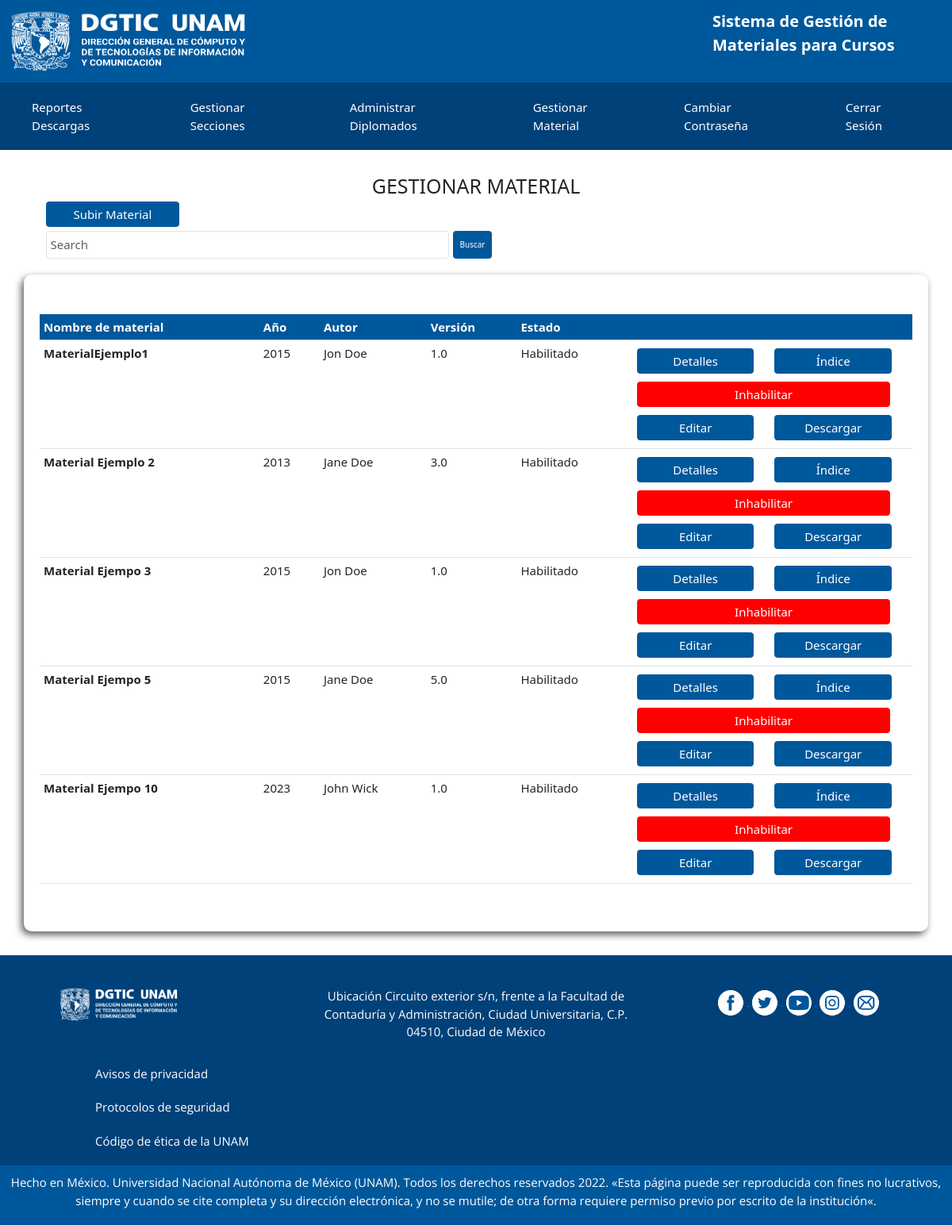
/view/editor/editor-manage-material.php (signed in), run on the app's committed database.
### tables this page shows
CREATE TABLE `material` (
  `Material_Id` int(11) NOT NULL,
  `MaterialNombre` varchar(255) NOT NULL,
  `MaterialEstado` tinyint(1) NOT NULL DEFAULT 1,
  `MaterialISBN` varchar(100) DEFAULT NULL,
  `MaterialTiraje` int(11) DEFAULT NULL,
  `MaterialAutor` varchar(100) NOT NULL,
  `MaterialVersion` varchar(50) NOT NULL,
  `MaterialEdicion` int(11) DEFAULT NULL,
  `MaterialPaginas` int(11) DEFAULT NULL,
  `Area_Id` int(11) NOT NULL,
  `MaterialPDF` varchar(255) NOT NULL,
  `MaterialIndice` varchar(255) NOT NULL
);

### models/Qselect/select-material.php (called while the page is built, shortened)
<?php
    class SelectMaterials{
        public $connection;
        public function __construct()
        {
            $this -> connection = new Conexion();
        }
        public function getMaterials(){
            try {
                $connect = $this->connection -> conectar();
                $connect->setAttribute(PDO::ATTR_ERRMODE, PDO::ERRMODE_EXCEPTION);
                $query = "SELECT Material_Id, MaterialNombre, MaterialEstado, MaterialISBN, MaterialTiraje, MaterialAutor, MaterialVersion, MaterialEdicion, MaterialPaginas, MaterialPDF, MaterialIndice, secciones.SeccionNombre, area.AreaNombre FROM material JOIN area ON material.Area_Id=area.Area_Id JOIN secciones ON area.Seccion_Id=secciones.Seccion_Id WHERE MaterialEstado = True;";
                $queryP = $connect -> prepare($query);
                $queryP -> execute();
                $resultado = $queryP->fetchAll(PDO::FETCH_ASSOC);
            } catch (PDOException $ex) {
                echo 'Error: ' .$ex->getMessage() . die();
            }
            return $resultado;
        }
    }
?>

### view/layouts/templates/manage-material-template.php (the view, shortened to what this page needs)
<div class="container sombra gestionar-material">
    <?php if (count($infoMaterials) > 0) { ?>
        <table class="table">
            <thead class="encabezado">
                <tr>
                    <th scope="col">Nombre de material</th>
                    <th scope="col">Año</th>
                    <th scope="col">Autor</th>
                    <th scope="col">Versión</th>
                    <th scope="col">Estado</th>
                    <th scope="col"> </th>
                </tr>
            </thead>
            <tbody>
                <?php
                foreach ($infoMaterials as $infoMaterials) { ?>
                    <tr scope="col">
                        <th><?php echo $infoMaterials['MaterialNombre']; ?></th>
                        <td><?php echo $infoMaterials['MaterialEdicion']; ?></td>
                        <td><?php echo $infoMaterials['MaterialAutor']; ?></td>
                        <td><?php echo $infoMaterials['MaterialVersion']; ?></td>
                        <td><?php echo ($infoMaterials['MaterialEstado']) ? "Habilitado" : "Inhabilitado"; ?> </td>
                        <td>
                            <div class="btn-tabla-container">
                                <button type="button" class="btn btn-primary btn-tabla" data-bs-toggle="modal" data-bs-target="#staticBackdrop<?php echo $infoMaterials['Material_Id']; ?>">
                                    Detalles
                                </button>
                                <a href=<?php echo $infoMaterials['MaterialIndice']; ?>>
                                    <button type="button" class="btn btn-primary btn-tabla">Índice</button>
                                </a>
                            </div>
                            <form action="/inventario_dgtic\controllers\validation\php\validate-UpdateMaterial.php" method="post">
                                <button type="submit" name="cambio" class="btn btn-primary btn-tabla btn-CE <?php echo (!$infoMaterials['MaterialEstado']) ? "btn-habilitar" : "btn-inhabilitar"; ?>"><?php echo (!$infoMaterials['MaterialEstado']) ? "Habilitar" : "Inhabilitar"; ?></button>
                                <div class="btn-tabla-container">
                                    <button type="submit" name="editar" class="btn btn-primary btn-tabla ">Editar</button>
                                    <button type="submit" class="btn btn-primary btn-tabla">Descargar</button>
                                </div>
                            </form>
                        </td>
                    </tr>
                <?php } ?>
            </tbody>
        </table>
    <?php }else{ ?>
        <h2 class="titulo">Aún no hay registros por mostrar</h2>
    <?php }?>
</div>

### view/css/styles.css (style rules this page uses)
:root { --principal: #00589c; --secundario: #004179; --texto1: #fff; --texto2: #666666; }
html { font-size: 62.5%; box-sizing: border-box; }
*, *:before, *:after { box-sizing: inherit; }
.form-search input, button { padding: .5rem; font-size: 1.5rem; }
.sombra { padding: 5rem 2rem 5rem 2rem; border-radius: 1rem; -webkit-box-shadow: -3px 4px 10px 0px rgba(0,0,0,0.65); -moz-box-shadow: -3px 4px 10px 0px rgba(0,0,0,0.65); box-shadow: -3px 4px 10px 0px rgba(0,0,0,0.65); }
.encabezado { background: var(--principal); font-size: 1.5rem; padding: 1rem; color: var(--texto1); }
.btn-tabla-container { display: grid; grid-template-columns: repeat(2, 1fr); }
.btn-tabla { font-size: 1.5rem; margin: .5rem; width: 85%; }
.btn-CE { width: 92%; }
.btn-inhabilitar { background-color: red; border-color: red; }
.gestionar-material { font-size: 1.5rem; }

### data on the page
material: MaterialNombre "MaterialEjemplo1", MaterialEdicion "2015", MaterialAutor "Jon Doe", MaterialVersion "1.0", MaterialEstado "Habilitado"
material: MaterialNombre "Material Ejemplo 2", MaterialEdicion "2013", MaterialAutor "Jane Doe", MaterialVersion "3.0", MaterialEstado "Habilitado"
material: MaterialNombre "Material Ejempo 3", MaterialEdicion "2015", MaterialAutor "Jon Doe", MaterialVersion "1.0", MaterialEstado "Habilitado"
material: MaterialNombre "Material Ejempo 5", MaterialEdicion "2015", MaterialAutor "Jane Doe", MaterialVersion "5.0", MaterialEstado "Habilitado"
material: MaterialNombre "Material Ejempo 10", MaterialEdicion "2023", MaterialAutor "John Wick", MaterialVersion "1.0", MaterialEstado "Habilitado"
